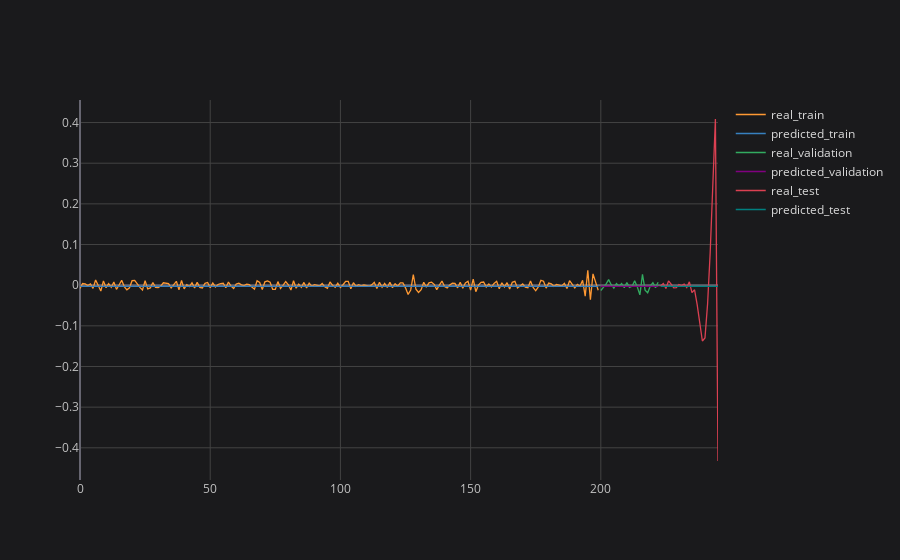

The notebook cell saved with this chart:
### Code cell
# plotting partial result
plot_ticker = 'UNH'
plot_feature = target_feature
plot_imf = 'IMF1'

concatenated_results[plot_ticker][plot_feature][plot_imf].iplot(title=f'{plot_ticker} {plot_feature} {plot_imf}', asFigure=True, layout=space)

### Figure 1 — Plotly figure (JSON) as saved in the notebook; plotly's stock layout.template omitted (floating-point values rounded to 4 significant figures; data arrays with more than 128 entries replaced by an {"elided": "..."} marker saying what was removed)
{"data": [{"line": {"color": "rgba(255, 153, 51, 1.0)", "dash": "solid", "shape": "linear", "width": 1.3}, "mode": "lines", "name": "real_train", "text": "", "type": "scatter", "x": {"elided": "246 int values"}, "y": {"elided": "246 mixed values"}}, {"line": {"color": "rgba(55, 128, 191, 1.0)", "dash": "solid", "shape": "linear", "width": 1.3}, "mode": "lines", "name": "predicted_train", "text": "", "type": "scatter", "x": {"elided": "246 int values"}, "y": {"elided": "246 mixed values"}}, {"line": {"color": "rgba(50, 171, 96, 1.0)", "dash": "solid", "shape": "linear", "width": 1.3}, "mode": "lines", "name": "real_validation", "text": "", "type": "scatter", "x": {"elided": "246 int values"}, "y": {"elided": "246 mixed values"}}, {"line": {"color": "rgba(128, 0, 128, 1.0)", "dash": "solid", "shape": "linear", "width": 1.3}, "mode": "lines", "name": "predicted_validation", "text": "", "type": "scatter", "x": {"elided": "246 int values"}, "y": {"elided": "246 mixed values"}}, {"line": {"color": "rgba(219, 64, 82, 1.0)", "dash": "solid", "shape": "linear", "width": 1.3}, "mode": "lines", "name": "real_test", "text": "", "type": "scatter", "x": {"elided": "246 int values"}, "y": {"elided": "246 mixed values"}}, {"line": {"color": "rgba(0, 128, 128, 1.0)", "dash": "solid", "shape": "linear", "width": 1.3}, "mode": "lines", "name": "predicted_test", "text": "", "type": "scatter", "x": {"elided": "246 int values"}, "y": {"elided": "246 mixed values"}}], "layout": {"legend": {"bgcolor": "#1A1A1C", "font": {"color": "#D9D9D9", "size": 12}}, "paper_bgcolor": "#1A1A1C", "plot_bgcolor": "#1A1A1C", "title": {"font": {"color": "#D9D9D9"}, "x": 0.5}, "xaxis": {"gridcolor": "#434343", "showgrid": true, "tickfont": {"color": "#C2C2C2", "size": 12}, "title": {"font": {"color": "#D9D9D9"}}, "zerolinecolor": "#666570"}, "yaxis": {"gridcolor": "#434343", "showgrid": true, "tickfont": {"color": "#C2C2C2", "size": 12}, "title": {"font": {"color": "#D9D9D9"}}, "zerolinecolor": "#666570"}}}
